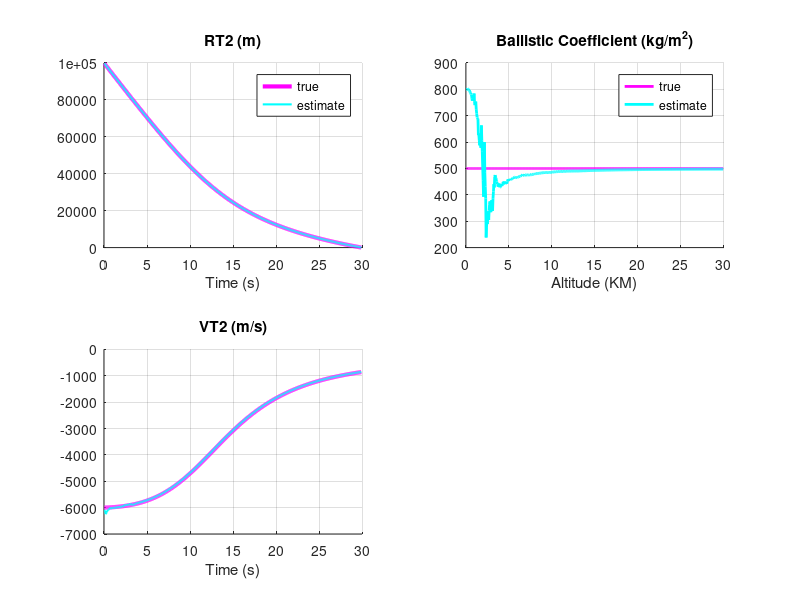

The MATLAB source for this figure:
clear
close all

RK4th = true;
count = 0;
RT2 = 100000.;
VT2 = -6000.;
BETA = 500.; % lb/ft^2 
RT2H = 100025.;
VT2H = -6150.;
BETAH = 800.;
ORDER = 3;
TS = .05;
TF = 30.;
Q33 = 0./TF;
T = 0.;
S = 0.;
H = .001;
SIGNOISE = sqrt(500.); % 0% 
PHI = zeros(ORDER,ORDER);
P = zeros(ORDER,ORDER);
Q = zeros(ORDER,ORDER);
IDN = eye(ORDER);
P(1,1) = SIGNOISE*SIGNOISE;
P(2,2) = 20000.;
P(3,3) = 300.^2;
HMAT = zeros(1,ORDER);
HMAT(1,1) = 1.;

while RT2 >= 0.
   
    RT2OLD = RT2;
    VT2OLD = VT2;
%     STEP = 1;
    rk_on = true;
    FLAG = 0;
    
    while rk_on % STEP <= 1
        
        if FLAG == 1
            RT2 = RT2+H*RT2D;
            VT2 = VT2+H*VT2D;
            T = T+H;
%             STEP = 2;
            rk_on = false;
        end
        
        RT2D = VT2;
        %    estimated air density     gravity  Vz^2                gravity
        %    
        VT2D = .0034 * exp(-RT2 / 22000.) * 32.174*VT2*VT2/(2.*BETA)-32.174;
        % betaD = 0
        FLAG = 1;
    end
    
    FLAG = 0;

    if RK4th
    RT2 = .5*(RT2OLD+RT2+H*RT2D);
    VT2 = .5*(VT2OLD+VT2+H*VT2D);
    end


%     fprintf('[%.8f %.8f]\n', RT2, VT2);
    S = S+H;
    
    if S >= TS-.00001
        S = 0.;
        
        % 
        % predict \ covariance 
        %% 
        RHOH = .0034*exp(-RT2H/22000.);
        F21 = -32.174*RHOH*VT2H*VT2H/(2.*22000.*BETAH);
        F22 = RHOH*32.174*VT2H/BETAH;
        F23 = -RHOH*32.174*VT2H*VT2H/(2.*BETAH*BETAH);
        PHI(1,1) = 1.;
        PHI(1,2) = TS;
        PHI(2,1) = F21*TS;
        PHI(2,2) = 1.+F22*TS;
        PHI(2,3) = F23*TS;
        PHI(3,3) = 1.;
        Q(2,2) = F23*F23*Q33*TS*TS*TS/3.;
        Q(2,3) = F23*Q33*TS*TS/2.;
        Q(3,2) = Q(2,3);
        Q(3,3) = Q33*TS;
        M = PHI*P*PHI'+Q;
        
        % 
        % correct 
        %% 
        HMHT = HMAT*M*HMAT';
        R = SIGNOISE * SIGNOISE;
        HMHTR = HMHT(1,1) + R;
        HMHTRINV = 1./HMHTR;
        MHT = M*HMAT';
        
        for I = 1:ORDER
            GAIN(I,1) = MHT(I,1)*HMHTRINV;
        end
        
        P = (IDN-GAIN*HMAT)*M;
        
        %
        % take a measure 
        %%
        XNOISE = randn * SIGNOISE;
        Z = RT2+XNOISE;
        
        
        % 
        % predict + correct \ state 
        %% 
        RT2DB = VT2H;
        VT2DB = .0034*32.174*VT2H*VT2H*exp(-RT2H/22000.)/(2.*BETAH)-32.174;
        RES = Z -(RT2H+RT2DB*TS);
        
        RT2H = RT2H+RT2DB*TS+GAIN(1,1)*RES;
        VT2H = VT2H+VT2DB*TS+GAIN(2,1)*RES;
        BETAH = BETAH+GAIN(3,1)*RES;
        
        % 
        % errors 
        %% 
        ERRY = RT2-RT2H;
        SP11 = sqrt(P(1,1));
        ERRV = VT2-VT2H;
        SP22 = sqrt(P(2,2));
        ERRBETA = BETA-BETAH;
        SP33 = sqrt(P(3,3));
        RT2K = RT2/1000.;
        count = count+1;
        ArrayT(count) = T;
        ArrayRT2(count) = RT2;
        ArrayRT2H(count) = RT2H;
        ArrayRT2K(count) = RT2K;
        ArrayVT2(count) = VT2;
        ArrayVT2H(count) = VT2H;
        ArrayBETA(count) = BETA;
        ArrayBETAH(count) = BETAH;
        ArrayERRBETA(count) = ERRBETA;
        ArraySP33(count) = SP33;
    end
end

lb2kg = 1;%0.453592; 
ft2m  = 1;%0.3048;


% z
figure
subplot(2, 2, 1)
hold on
plot(ArrayT, ArrayRT2 * ft2m, 'm', 'linewidth', 3);
plot(ArrayT, ArrayRT2H * ft2m, 'c', 'linewidth', 1.5);
grid
xlabel('Time (s)')
title('RT2 (m)')
legend('true', 'estimate')
% ax = ancestor(h, 'axes');
% ax.YAxis.Exponent = 0;
% ax.YAxis.TickLabelFormat = '%.0f';

% vz
subplot(2, 2, 3)
hold on 
plot(ArrayT, ArrayVT2 * ft2m, 'm', 'linewidth', 3)
plot(ArrayT, ArrayVT2H * ft2m, 'c', 'linewidth', 1.5)
grid
xlabel('Time (s)')
title('VT2 (m/s)')


% beta
subplot(2, 2, 2)
hold on 
plot(ArrayT, ArrayBETA * lb2kg / ft2m^2, 'm', 'linewidth', 2)
plot(ArrayT, ArrayBETAH * lb2kg / ft2m^2, 'c', 'linewidth', 2)
grid
xlabel('Altitude (KM)')
title('Ballistic Coefficient (kg/m^2)')
legend('true', 'estimate')
% axis([0 100 0 1000])


% figure
% plot(ArrayRT2K,ArraySP33,ArrayRT2K,-ArraySP33,ArrayRT2K,ArrayERRBETA, 'linewidth', 2)
% grid
% xlabel('Altitude (Kft)')
% title('Error in Ballistic Coefficient (Lb/Ft^2)')


% clc
output = [ArrayT',ArrayRT2K',ArrayRT2',ArrayRT2H',ArrayVT2',...
ArrayVT2H',ArrayBETA',ArrayBETAH'];
% save datfil.txt output /ascii
% disp 'simulation finished'






